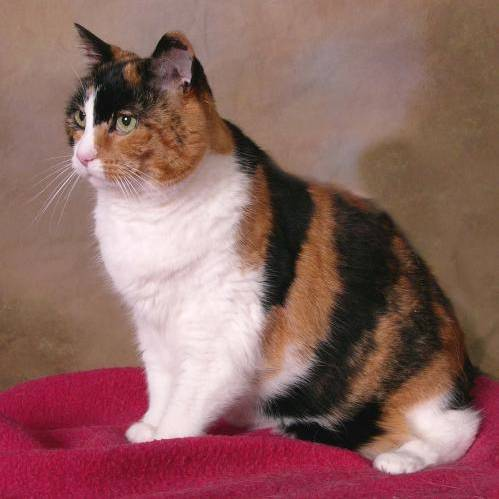
#> input picture cat.jpg, 499 x 499 px
$ python scipy_study.py   (older library calls are emulated)
#> lines starting #> are read from the running program, lines starting #| are printed output that depends on the picture
#!/usr/bin/env python2
# -*- coding: utf-8 -*-
"""
Created on Sat Dec  8 11:59:08 2018

@author: caozhang

SciPy provides some basic functions to work with images. For example, it has functions to read images from disk
into numpy arrays, to write numpy arrays to disk as images, and to resize images. Here is a simple example that
showcases these functions:

"""
from __future__ import print_function

from scipy.misc import imread, imsave, imresize, imshow
import cv2
import numpy as np
import matplotlib.pyplot as plt


def scipy_methods():
    # Read an JPEG image from disk into a numpy arrary
    img = imread('./cat.jpg')
    print(img.dtype, img.shape)

    # We can tint the image by scaling each of the color channels
    # by a different scalar constant. The image has shape (400, 248, 3);
    # we multiply it by the array [1, 0.95, 0.9] of shape (3,);
    # numpy broadcasting means that this leaves the red channel unchanged,
    # and multiplies the green and blue channels by 0.95 and 0.9
    # respectively.
    img_tinted = img * [1, 0.95, 0.9]

    # Resize the tinted image to be 300 by 300 pixels.
    img_tinted = imresize(img_tinted, size=(300, 300))

    # Write the tinted image back to disk
    imsave('./cat_tinted.jpg', img_tinted)


def cv2_methods():
    """

    :return:
    """
    img = cv2.imread('./cat.jpg')
    cv2.imshow('cat image', img)
    cv2.waitKey(0)


def clip_image_to_show():
    img = imread('./cat.jpg')
#> img is the input picture: shape (499, 499, 3); mean R, G, B 141.1, 100.8, 96.6

    clipped_img = img[0: 200, 0: 300, 0: 1]    # 截取一副图片中的部分
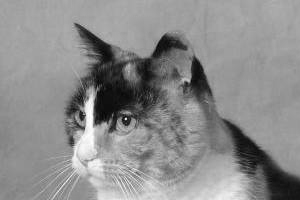
#> clipped_img: shape (200, 300, 1); min 0, max 255, mean 139.7
    print(clipped_img)
#> (printed output is left out)
    print(clipped_img.shape)
#| (200, 300, 1)


if __name__ == '__main__':
    clip_image_to_show()
